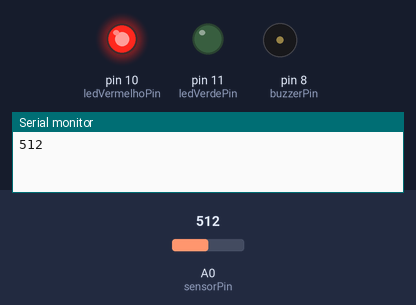
Simulated run of this sketch. Board: Arduino Uno, built with avr-gcc and run on an emulated ATmega328P. Shown: output pins drawn as LEDs (lit = HIGH), buzzer (waves = sounding), the last lines printed to the serial monitor. The test bench sets the inputs (shaded band); at power-on: A0 (sensorPin) = 512.

Above: at 10.8 s.
10.9 s: A0 (sensorPin) set to 413
At 11.3 s:
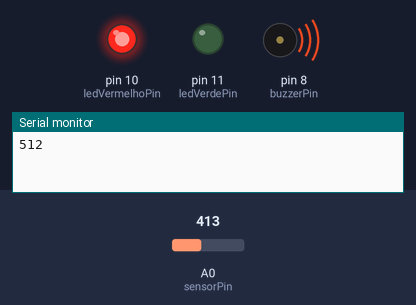
21.2 s: A0 (sensorPin) set to 392
At 30.6 s:
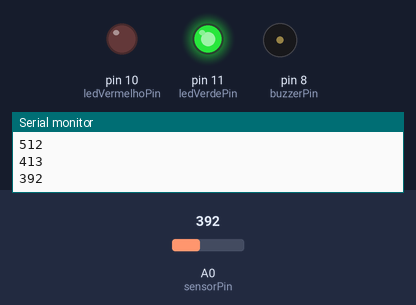
Timing chart, 0 to 32.1 s (numbered marks = the images above; inputs shaded):
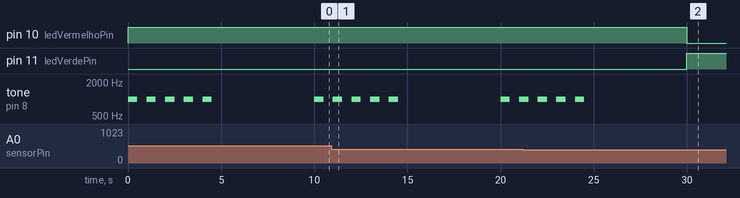

Measured:
- the behaviour switches between 401 and 400 on A0 (sensorPin) (found by bisection; images 1 and 2)
- after the input at 21.2 s, pin 10 (ledVermelhoPin): HIGH → LOW after 8.8 s; pin 11 (ledVerdePin): LOW → HIGH after 8.8 s; tone on pin 8 (buzzerPin): goes on until 24.5 s, then stays silent

The sketch:

_CodigoUno.ino
```cpp
#include <SoftwareSerial.h>

const int buzzerPin = 8;           // Pino onde o buzzer está conectado
const int sensorPin = A0;          // Pino do sensor MQ-2
const int ledVerdePin = 11;        // Pino do LED verde (sem fumaça)
const int ledVermelhoPin = 10;     // Pino do LED vermelho (fumaça detectada)
const int threshold = 400;         // Limite do sensor MQ-2 para detectar fumaça

void setup() {
  pinMode(buzzerPin, OUTPUT);      // Configura o pino do buzzer como saída
  pinMode(sensorPin, INPUT);       // Configura o pino do sensor como entrada
  pinMode(ledVerdePin, OUTPUT);    // Configura o pino do LED verde como saída
  pinMode(ledVermelhoPin, OUTPUT); // Configura o pino do LED vermelho como saída

  Serial.begin(115200);              // Comunicação com o ESP
}

void loop() {
  int sensorValue = analogRead(sensorPin);  // Lê o valor do sensor MQ-2

  if (sensorValue > threshold) {
    digitalWrite(ledVerdePin, LOW);        // Desativa o LED verde
    digitalWrite(ledVermelhoPin, HIGH);    // Ativa o LED vermelho

    // Buzzer intermitente
    for (int i = 0; i < 5; i++) {          // Toca o buzzer 5 vezes
      tone(buzzerPin, 1000);               // Frequência de 1 kHz
      delay(500);                          // Buzzer ligado por 500 ms
      noTone(buzzerPin);                   // Desativa o buzzer
      delay(500);                          // Pausa de 500 ms
    }

    // Envia mensagem para o ESP
    Serial.println(sensorValue);
  } else {
    digitalWrite(ledVerdePin, HIGH);       // Ativa o LED verde
    digitalWrite(ledVermelhoPin, LOW);     // Desativa o LED vermelho
    noTone(buzzerPin);                     // Garante que o buzzer esteja desligado

    // Envia mensagem para o ESP

    Serial.println(sensorValue);
  }

  delay(5000);  // Aguarda 5 segundo antes de próxima leitura
}
```
